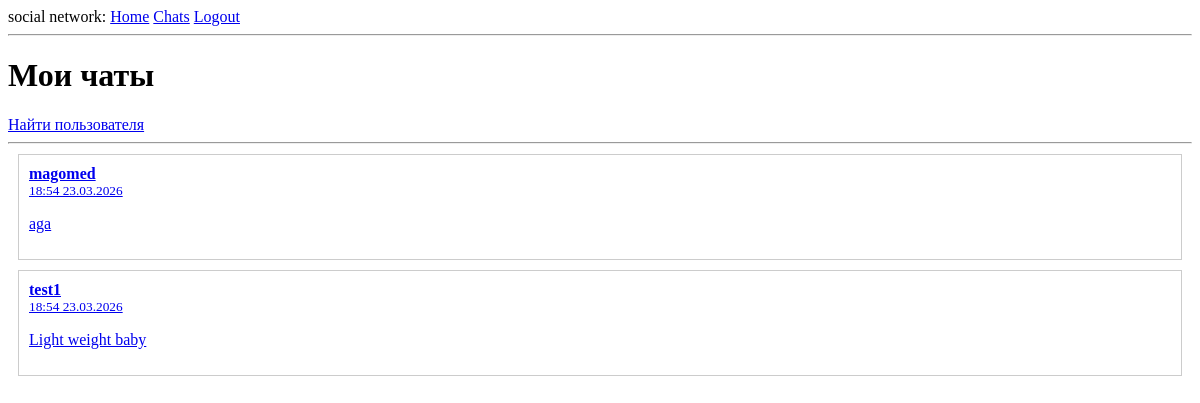
/chats (signed in), run on an earlier commit of the app's database.
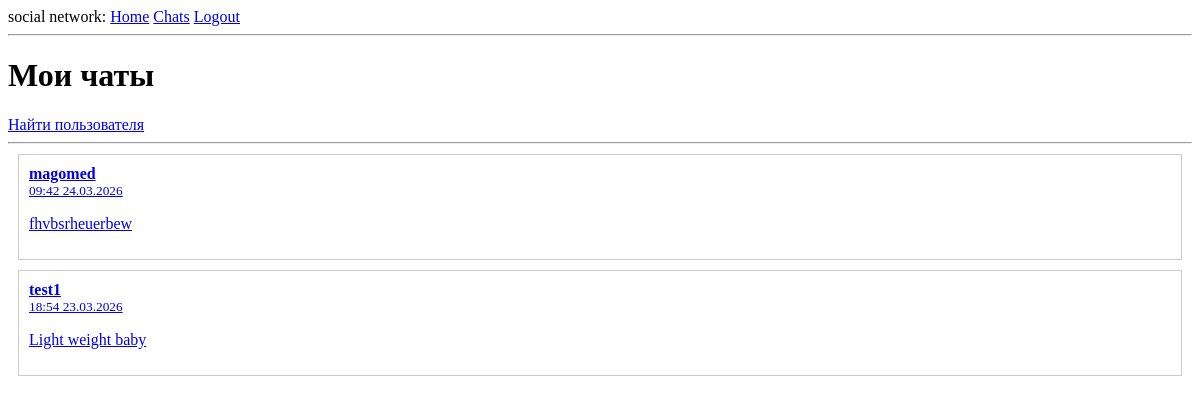
And on a later commit of the database.
### app/models.py (models this page shows, shortened)
class User(UserMixin, db.Model):
  id: so.Mapped[int] = so.mapped_column(primary_key=True)
  username: so.Mapped[str] = so.mapped_column(sa.String(64), index=True, unique=True)
  email: so.Mapped[str] = so.mapped_column(sa.String(120), index=True, unique=True)
  password_hash: so.Mapped[Optional[str]] = so.mapped_column(sa.String(256))
  dialogs_as_user1: so.Mapped[list['Dialog']] = so.relationship(
        foreign_keys='Dialog.user1_id',
        back_populates='user1'
  )
  dialogs_as_user2: so.Mapped[list['Dialog']] = so.relationship(
      foreign_keys='Dialog.user2_id',
      back_populates='user2'
  )
  sent_messages: so.Mapped[list['Message']] = so.relationship(
      foreign_keys='Message.sender_id',
      back_populates='sender'
  )

class Message(db.Model):
  id: so.Mapped[int] = so.mapped_column(primary_key=True)
  content: so.Mapped[str] = so.mapped_column(sa.Text, nullable=False)
  timestamp: so.Mapped[datetime] = so.mapped_column(index=True, default=datetime.utcnow)
  dialog_id: so.Mapped[int] = so.mapped_column(
    sa.ForeignKey('dialog.id'),
    nullable=False
  )
  sender_id: so.Mapped[int] = so.mapped_column(
    sa.ForeignKey('user.id'),
    nullable=False
  )
  is_read: so.Mapped[bool] = so.mapped_column(default=False)
  sender: so.Mapped[User] = so.relationship(
    foreign_keys=[sender_id],
    back_populates='sent_messages'
  )
  dialog: so.Mapped[Dialog] = so.relationship(
      back_populates='messages'
  )

### app/routes.py (the view)
@app.route('/chats')
@login_required
def chats():
  dialogs_as_user1 = Dialog.query.filter_by(user1_id=current_user.id).all()
  dialogs_as_user2 = Dialog.query.filter_by(user2_id=current_user.id).all()
  all_dialogs = dialogs_as_user1 + dialogs_as_user2
  dialog_data = []
  for dialog in all_dialogs:
    if dialog.user1_id == current_user.id:
      other_user = dialog.user2
    else:
      other_user = dialog.user1
    last_message = Message.query.filter_by(dialog_id=dialog.id).order_by(Message.timestamp.desc()).first()
    dialog_data.append({'dialog': dialog,'other_user': other_user,'last_message': last_message})
  dialog_data.sort(key=lambda x: x['last_message'].timestamp if x['last_message'] else datetime.min, reverse=True)
  return render_template('chats.html', dialog_data=dialog_data)

### app/models.py (called while the page is built)
@login.user_loader
def load_user(id):
  return db.session.get(User, int(id))

### app/templates/chats.html
{% extends "base.html" %} {% block content %}
<h1>Мои чаты</h1>
<a href="{{ url_for('search_users') }}">Найти пользователя</a>
<hr> {% if dialog_data %} {% for item in dialog_data %}
<div style="border:1px solid #ccc; margin:10px; padding:10px;">
    <a href="{{ url_for('chat', user_id=item.other_user.id) }}">
        <strong>{{ item.other_user.username }}</strong>
        <br> {% if item.last_message %}
        <small>{{ item.last_message.timestamp.strftime('%H:%M %d.%m.%Y') }}</small>
        <p>{{ item.last_message.content[:50] }}{% if item.last_message.content|length > 50 %}...{% endif %}</p>
        {% else %}
        <p><em>Нет сообщений</em></p>
        {% endif %}
    </a>
</div>
{% endfor %} {% else %}
<p>У вас пока нет диалогов</p>
{% endif %} {% endblock %}

What changed in the data, as far as the page shows it:
no longer on this page (row edited): Message: last_message.timestamp "18:54 23.03.2026", last_message "aga"
added Message: last_message.timestamp "09:42 24.03.2026", last_message "fhvbsrheuerbew"
Also different on the page:
new list line: "magomed"
list line gone: "magomed"
